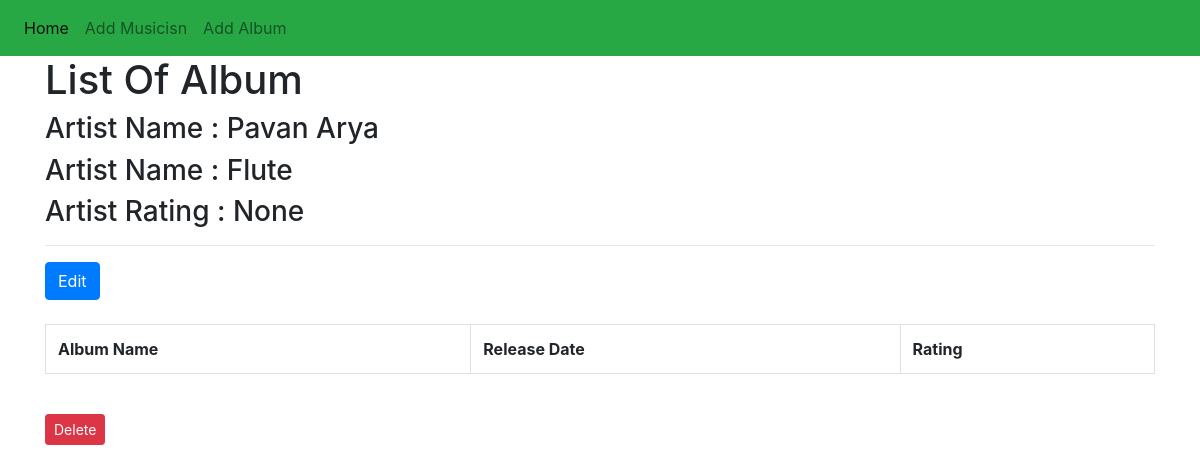
The page /customer/album_list/2/ on the database its author committed.
### first_app/models.py (models this page shows, shortened)
class Musician(models.Model):
    first_name = models.CharField(max_length=50)
    last_name = models.CharField(max_length=50)
    instrument = models.CharField(max_length=100)

### first_app/views.py (the view)
# urls.py: path('album_list/<int:artist_id>/', views.album_list, name='album_list'),
def album_list(request, artist_id):
    artist_info = Musician.objects.get(pk=artist_id)
    album_all_list = Album.objects.filter(artist=artist_id).order_by('name')
    artist_rating = Album.objects.filter(artist=artist_id).aggregate(Avg('num_stars'))
    dict5 = {'text_4': "List of Albums",
             'artist_all_info': artist_info,
             'album_song_list': album_all_list,
             'artist_rating_all': artist_rating,
             }
    return render(request, 'first_app/album_list.html', context = dict5)

### templates/first_app/album_list.html (shortened to what this page needs)
<!DOCTYPE html>
{% extends "first_app/base_new.html" %}
{% block body_block %}
<h1> List Of Album </h1>
<h3> Artist Name : {{ artist_all_info.first_name }} {{ artist_all_info.last_name }}</h3>
<h3> Artist Name : {{ artist_all_info.instrument }} </h3>
<h3> Artist Rating : {{ artist_rating_all.num_stars__avg }} </h3>
<hr>
<a href="{% url 'first_app:edit_artist' artist_id=artist_all_info.id %}" class="btn btn-primary btn-small">Edit</a>
<br>
<br>
<table class="table table-bordered">
    <tr>
        <th>Album Name</th>
        <th>Release Date</th>
        <th>Rating</th>
    </tr>
</table>
<br>
<a href="{% url 'first_app:delete_musician' artist_id=artist_new_info.id %}" onclick="return confirm('Delete Musician ?')" class="btn btn-danger btn-sm">Delete</a>
{% endblock %}

### rows shown on the page
Musician: first_name "Pavan", last_name "Arya", instrument "Flute"

### other values the page prints
{{ artist_rating_all.num_stars__avg }} "None"
